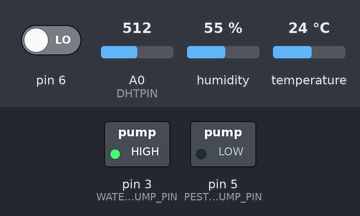
A sketch run on a simulated Arduino Uno, built with avr-gcc and run on an emulated ATmega328P. Parts: switched loads named in the sketch (green lamp = pin HIGH). The test bench sets the inputs (shaded band); at power-on: A0 (DHTPIN) = 512, pin 6 LOW, humidity 55 %, temperature 24 °C. What the sketch prints to the serial monitor is not drawn.

Above: at 3.2 s.
3.3 s: A0 (DHTPIN) set to 613
4.8 s: A0 (DHTPIN) set to 635
6.9 s: pin 6 driven HIGH
At 8.2 s:
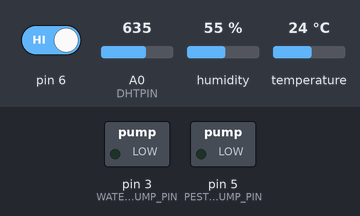
9.1 s: pin 6 driven LOW
At 10.7 s:
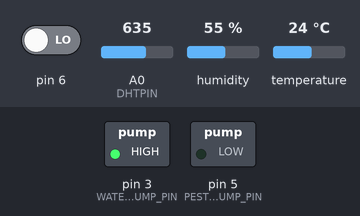
Timing chart, 0 to 11.8 s (numbered marks = the images above; inputs shaded):
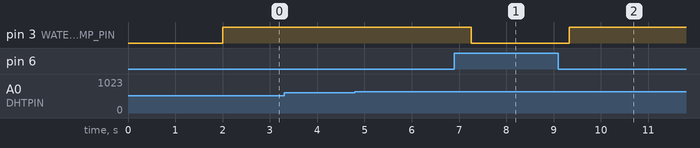

Measured:
- after the input at 3.3 s, every drawn part: stays the same
- after the input at 4.8 s, every drawn part: stays the same
- after the input at 6.9 s, pin 3 (WATER_PUMP_PIN): HIGH → LOW after 0.36 s
- after the input at 9.1 s, pin 3 (WATER_PUMP_PIN): LOW → HIGH after 0.23 s

The sketch:

sketch_may10-sketch-Arduino_uno_.ino
```cpp
#include <DHT.h>
#include <DHT_U.h>
#include <Adafruit_Sensor.h>

#define DHTPIN A0 // Pin connected to the DHT sensor
#define DHTTYPE DHT11
DHT dht(DHTPIN, DHTTYPE);

int water;
float waterPercentage;
bool pumpOn = false;
const int SENSOR_DRY = 0;
const int SENSOR_WET = 1023;

#define WATER_PUMP_PIN 3
#define PESTICIDE_PUMP_PIN 5

void setup() {
  pinMode(WATER_PUMP_PIN, OUTPUT);
  pinMode(PESTICIDE_PUMP_PIN, OUTPUT);
  pinMode(6, INPUT);
  Serial.begin(9600);
  dht.begin();
  delay(2000);
}

void loop() {
  water = digitalRead(6);

  if (water == HIGH) {
    digitalWrite(WATER_PUMP_PIN, LOW);
    pumpOn = false;
    Serial.println("Pump on");
  } else {
    digitalWrite(WATER_PUMP_PIN, HIGH);
    pumpOn = true;
    Serial.println("Pump off");
  }

  int sensorValue = analogRead(A0);
  waterPercentage = map(sensorValue, SENSOR_DRY, SENSOR_WET, 0, 100);
  waterPercentage = constrain(waterPercentage, 0, 100);
  Serial.print("Water percentage: ");
  Serial.print(waterPercentage);
  Serial.println("%");

  float humidity = dht.readHumidity();
  float temperature = dht.readTemperature();

  if (isnan(humidity) || isnan(temperature)) {
    Serial.println("Failed to read from DHT sensor!");
  } else {
    Serial.print("Temperature: ");
    Serial.print(temperature);
    Serial.print("°C, Humidity: ");
    Serial.print(humidity);
    Serial.println("%");
  }

  if (waterPercentage <= 40) {
    digitalWrite(WATER_PUMP_PIN, LOW);
    pumpOn = false;
    Serial.println("Pump off due to water level reached 40%");
  }

  if (pumpOn && waterPercentage > 60) {
    Serial.println("WARNING ‼️ Water is high, please check the system");
  }

  delay(400);
}
```
